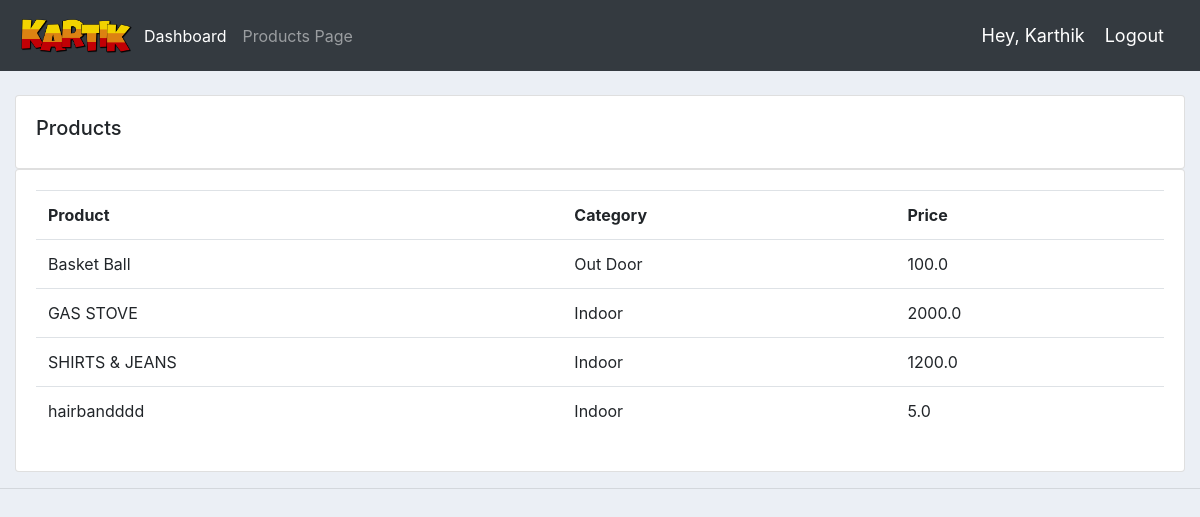
Screenshot of /products/ (signed in) with the database file from the repository.
### folder1/models.py (models this page shows, shortened)
class Product(models.Model):
	CATEGORY = (
			('Indoor', 'Indoor'),
			('Out Door', 'Out Door'),
			)
	name = models.CharField(max_length=200, null=True)
	price = models.FloatField(null=True)
	category = models.CharField(max_length=200, null=True, choices=CATEGORY)
	description = models.CharField(max_length=200, null=True , blank=True)
	date_created = models.DateTimeField(auto_now_add=True, null=True)
	tags = models.ManyToManyField(Tag)

### folder1/views.py (the view)
# urls.py: path('products/', views.products, name='products'),
@login_required(login_url='login')
def products(request):
	products = Product.objects.all()
	return render(request, 'account/products.html', {'products':products})

### folder1/templates/account/products.html
{%  extends 'account/main.html' %}
{% block content %}
		<br>
		<div class="row">
			<div class="col-md">
				<div class="card card-body">
					<h5>Products</h5>
				</div>
				<div class="card card-body">
					<table class="table">
						<tr>
							<th>Product</th>
							<th>Category</th>
							<th>Price</th>
						</tr>
						{% for i in products %}
						   <tr>
						   	<td>{{i.name}}</td>
						   	<td>{{i.category}}</td>
						   	<td>{{i.price}}</td>
						   </tr>
						{% endfor %}
					</table>
				</div>
			</div>
		</div>
{% endblock content %}

### folder1/templates/account/Navbar.html (shortened to what this page needs)
{% load static %}
<nav class="navbar navbar-expand-lg navbar-dark bg-dark">
  <img style="width: 90pt" src="{% static 'Images/logo.png' %}">
  <div class="collapse navbar-collapse" id="navbarNavDropdown">
    <ul class="navbar-nav">
      <li class="nav-item active">
        <a class="nav-link" href="{% url 'home' %}">Dashboard</a>
      </li>
      <li class="nav-item">
        <a class="nav-link" href="{% url 'products' %}">Products Page</a>
      </li>
    </ul>
  </div>
  <span class="hello-msg">Hey, {{request.user}}</span>
  <span><a class="hello-msg" href="{% url 'logout' %}">Logout</a></span>
</nav>

### Static/css/main.css (style rules this page uses)
body { background-color: #ebeff5; }

### folder1/templates/account/Navbar.html (style rules this page uses)
.hello-msg { font-size: 18px; color: #fff; margin-right: 20px; }

### rows the page displays
Product: name "Basket Ball", category "Out Door", price "100.0"
Product: name "GAS STOVE", category "Indoor", price "2000.0"
Product: name "SHIRTS & JEANS", category "Indoor", price "1200.0"
Product: name "hairbandddd", category "Indoor", price "5.0"

### other values shown
{{ request.user }} "Karthik"
